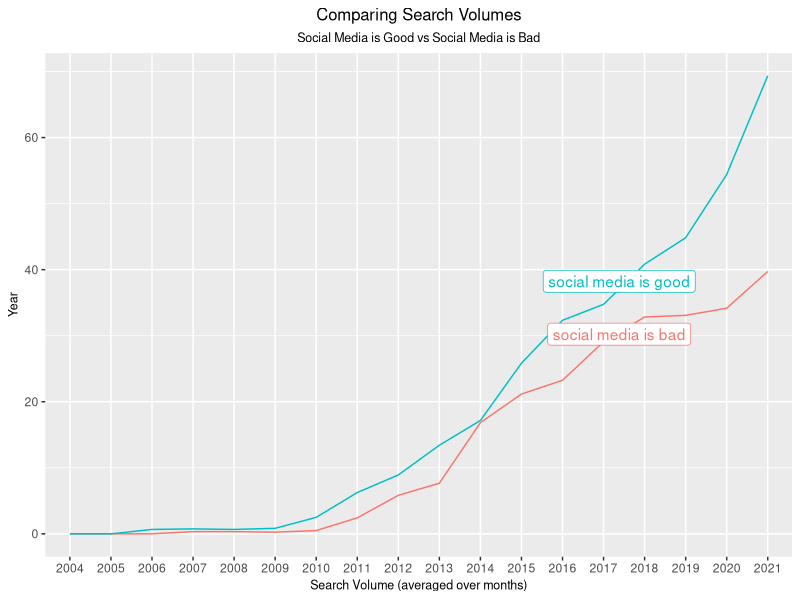

This chart was generated by the following R code:
library(tidyverse)
library(lubridate)
library(ggplot2)
library(magrittr)
library(dplyr)

trends <- read_csv("multiTimeline.csv", skip = 3, col_names = c("yyyy_mm", "good", "bad")) %>% 
  separate(yyyy_mm, into = c("year", "month"), sep = "-")

trends %<>% 
  group_by(year) %>% 
  summarise(good = mean(good),
         bad = mean(bad)) %>% 
  pivot_longer(!year, names_to = "social_media_is", values_to = "trend_value") 

trends %>%  
  ggplot() +
  geom_line(aes(x = year, y = trend_value, group = social_media_is, color = social_media_is), show.legend = FALSE) +
  labs(title = "Comparing Search Volumes", subtitle = "Social Media is Good vs Social Media is Bad", x = "Search Volume (averaged over months)", y = "Year") +
  ggrepel::geom_label_repel(data = filter(trends, year == "2018"), mapping = aes(year, trend_value, color = social_media_is, label = c("social media is good", "social media is bad")), show.legend = FALSE) +
  theme(plot.title = element_text(size = 12, colour = "black", hjust = 0.5), plot.subtitle = element_text(size = 9, colour = "black", hjust = 0.5), axis.title.x = element_text(size = 9, colour = "black", hjust = 0.5), axis.title.y = element_text(size = 9, colour = "black", hjust = 0.5))